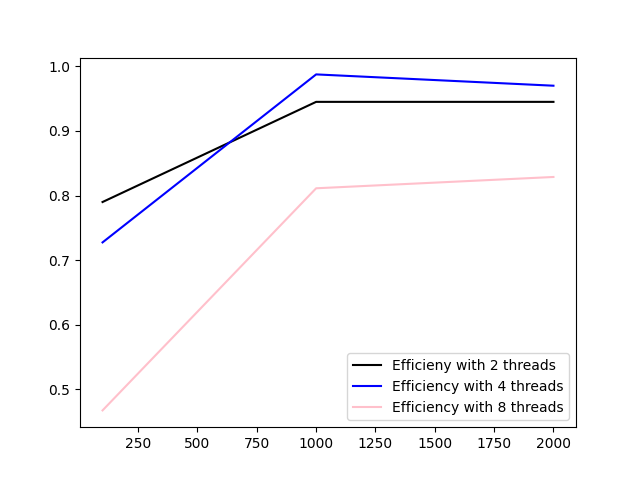

Write Python code to recreate this figure.
import matplotlib.pyplot as plt

X = [100, 1000, 2000]
Y05 = [1.58 / 2, 1.89 / 2, 1.89 / 2]
Y10 = [2.91 / 4, 3.95 / 4, 3.88 / 4]
Y15 = [3.74 / 8, 6.49 / 8, 6.63 / 8]
plt.plot(X, Y05, label='Efficieny with 2 threads', color='black')
plt.plot(X, Y10, label='Efficiency with 4 threads', color='blue')
plt.plot(X, Y15, label='Efficiency with 8 threads', color='pink')
plt.legend()
plt.show()
